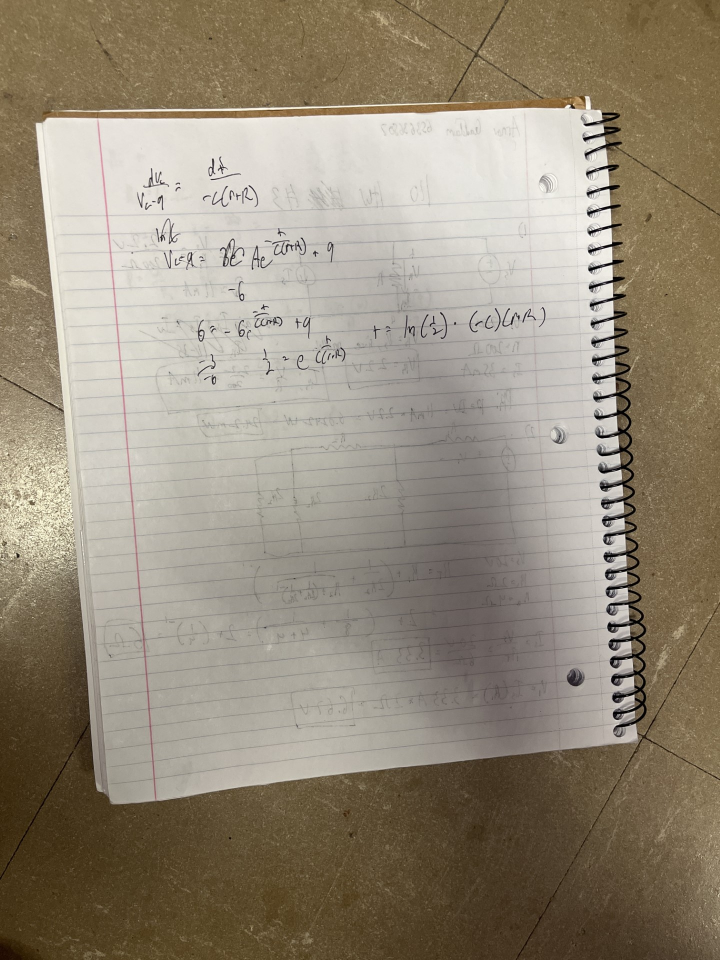
#> input picture notevault_api/test_image.jpg, 1440 x 1920 px (shown at 1/2 size)
$ python -i preprocessors.py   (imports and definitions only)
#> lines starting #> are read from the running program, lines starting #| are printed output that depends on the picture
#> further down, picture is the input picture: shape (1920, 1440, 3); mean B, G, R 120.9, 138.3, 148.6
import math
import cv2
import numpy as np
from scipy import ndimage


class Resizer:
    """Resizes image.

    Params
    ------
    image   is the image to be resized
    height  is the height the resized image should have. Width is changed by similar ratio.

    Returns
    -------
    Resized image
    """
    def __init__(self, height = 1280, output_process = False):
        self._height = height
        self.output_process = output_process


    # [8 lines left out: function __call__, not called in this run]

class RotationCorrector:
    def __init__(self, output_process = False):
        self.output_process = output_process

    def __call__(self, image):
        img_before = image.copy()

        img_edges = cv2.Canny(img_before, 50, 150, apertureSize=3)
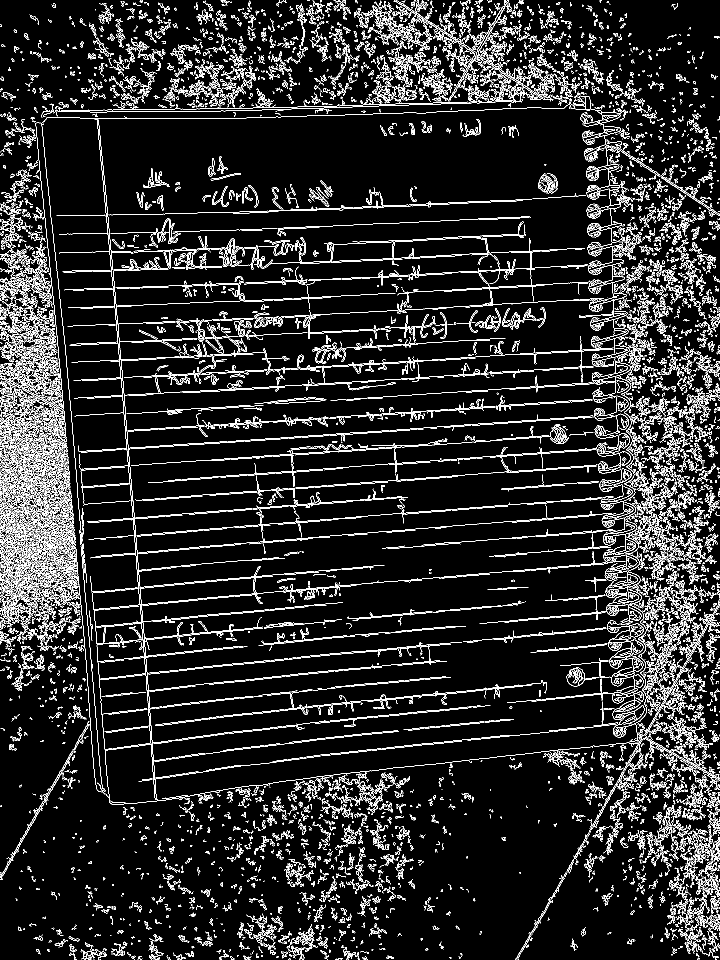
#> img_edges: shape (1920, 1440) (shown at 1/2 size); 9.7% white in thin lines or dots
        lines = cv2.HoughLinesP(
            img_edges,
            1,
            math.pi / 90.0,
            100,
            minLineLength = 100,
            maxLineGap = 5
        )
#> lines = 190 rows, first 6: [679, 833, 1188, 798], [220, 898, 448, 883], [415, 887, 714, 867], [592, 907, 756, 896], [662, 800, 876, 786], [716, 833, 838, 825]
        print("Number of lines found:", len(lines))
#| Number of lines found: 190

        def get_angle(line):
            x1, y1, x2, y2 = line[0]
            return math.degrees(math.atan2(y2 - y1, x2 - x1))

        median_angle = np.median(np.array([get_angle(line) for line in lines]))
#> median_angle = -5.55
        img_rotated = ndimage.rotate(
            img_before,
            median_angle,
            cval = 255,
            reshape = False
        )
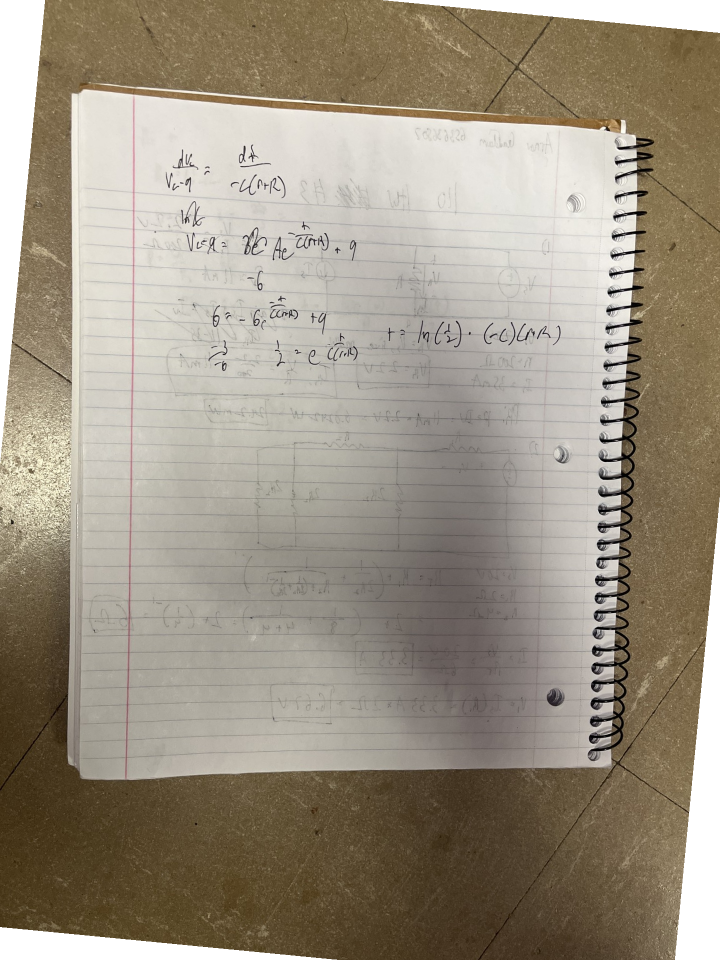
#> img_rotated: shape (1920, 1440, 3) (shown at 1/2 size); mean B, G, R 130.2, 146.2, 155.7

        # print("Angle is {}".format(median_angle))

        if self.output_process:
            cv2.imwrite('output/10. tab_extract rotated.jpg', img_rotated)

        return img_rotated


class FastDenoiser:
    """Denoises image by using the fastNlMeansDenoising method

    Params
    ------
    image       is the image to be Thresholded
    strength    the amount of denoising to apply

    Returns
    -------
    Denoised image
    """
    def __init__(self, strength = 7, output_process = False):
        self._strength = strength
        self.output_process = output_process


    # [4 lines left out: function __call__, not called in this run]

class Closer:
    # [20 lines left out: functions __init__, __call__, not called in this run]


class Opener:
    # [20 lines left out: functions __init__, __call__, not called in this run]

class EdgeDetector:
    def __init__(self, output_process = False):
        self.output_process = output_process


    # [4 lines left out: function __call__, not called in this run]


class OtsuThresholder:
    """Thresholds image by using the otsu method

    Params
    ------
    image   is the image to be Thresholded

    Returns
    -------
    Thresholded image
    """
    # [12 lines left out: functions __init__, __call__, not called in this run]

>>> import cv2
>>> picture = cv2.imread('../test_image.jpg')
>>> result = RotationCorrector()(picture)

$ run again, on notevault_api/page.jpg
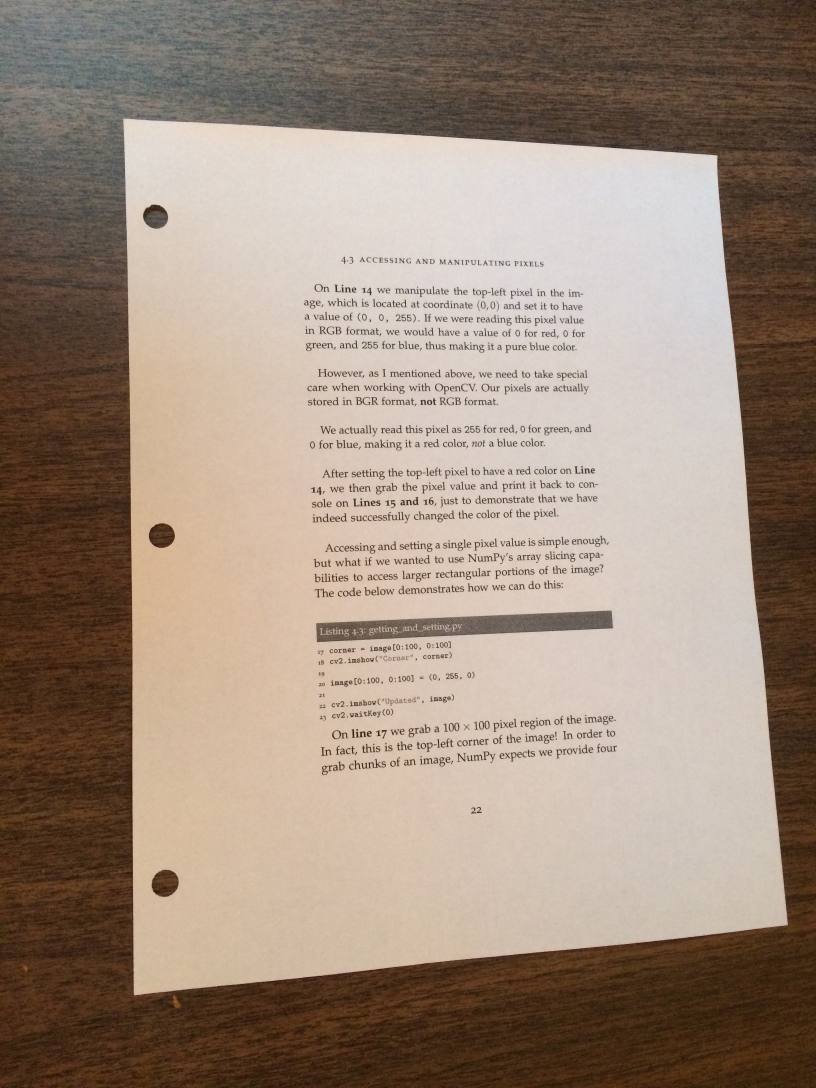
#> input picture notevault_api/page.jpg, 2448 x 3264 px (shown at 1/3 size)
#> picture is the input picture: shape (3264, 2448, 3); mean B, G, R 123.7, 138.6, 156.7
#> in __call__, `img_edges = cv2.Canny(img_before, 50, 150, apertureSize=3)`:
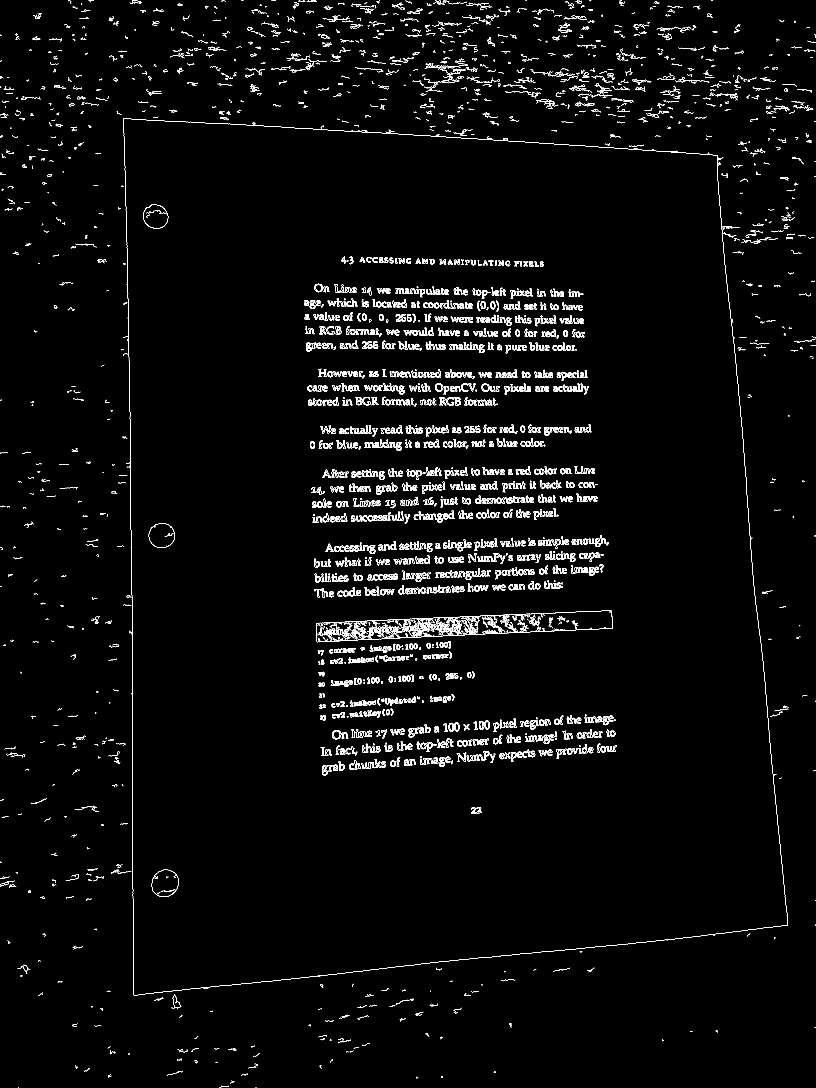
#> img_edges: shape (3264, 2448) (shown at 1/3 size); 1.9% white in thin lines or dots
#> lines = 34 rows, first 6: [397, 2522, 397, 2323], [686, 2955, 799, 2944], [1946, 451, 2075, 460], [502, 2974, 684, 2955], [1486, 1714, 1601, 1710], [1989, 2820, 2109, 2807]
#| Number of lines found: 34
#> median_angle = -2.22
#> in __call__, `img_rotated = ndimage.rotate( img_before, median_angle, cval = 255, re..`:
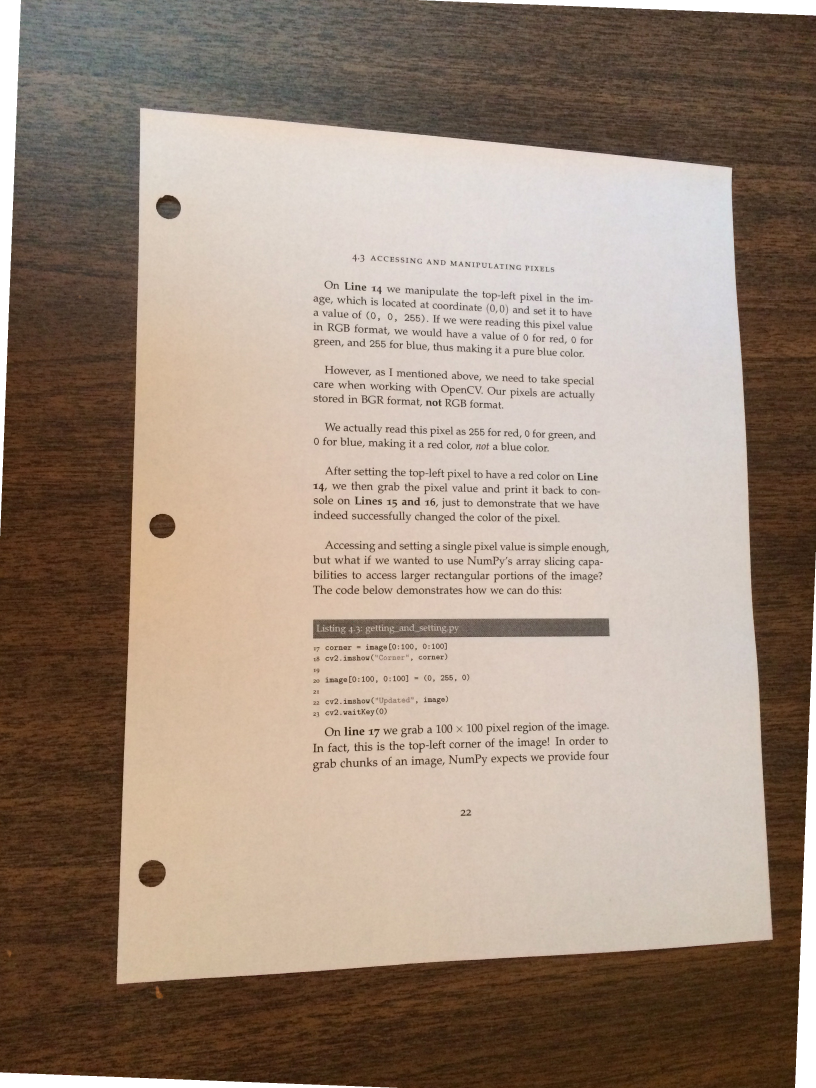
#> img_rotated: shape (3264, 2448, 3) (shown at 1/3 size); mean B, G, R 127.9, 142.5, 160.2

$ run again, on notevault_api/test_sideways.JPG
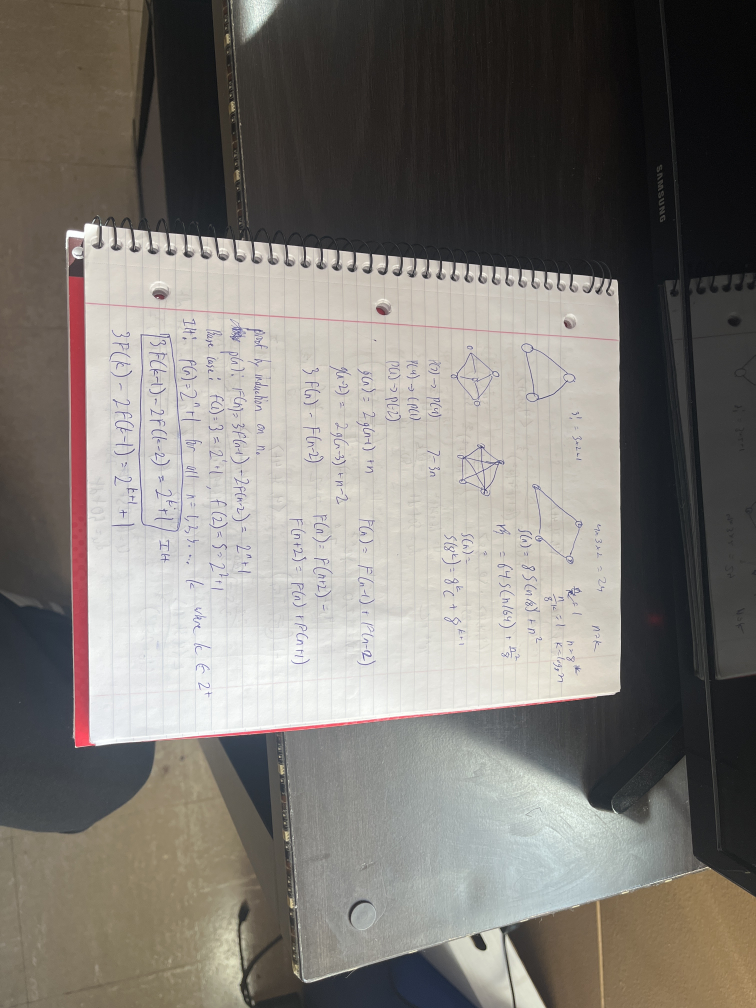
#> input picture notevault_api/test_sideways.JPG, 3024 x 4032 px (shown at 1/4 size)
#> picture is the input picture: shape (4032, 3024, 3); mean B, G, R 115.2, 120.5, 124.6
#> in __call__, `img_edges = cv2.Canny(img_before, 50, 150, apertureSize=3)`:
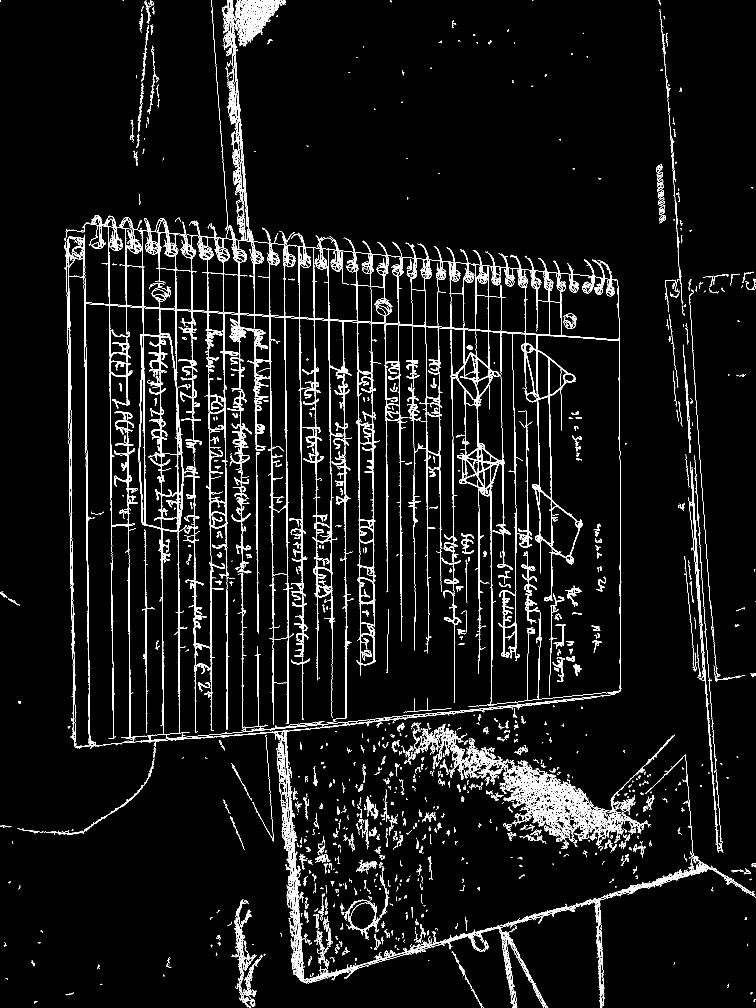
#> img_edges: shape (4032, 3024) (shown at 1/4 size); 3.2% white in thin lines or dots
#> lines = 333 rows, first 6: [955, 404, 963, 520], [2777, 1498, 2791, 1712], [971, 2912, 971, 2408], [1289, 3909, 1429, 3869], [1140, 3235, 1149, 3368], [882, 1248, 1010, 1256]
#| Number of lines found: 333
#> median_angle = -90
#> in __call__, `img_rotated = ndimage.rotate( img_before, median_angle, cval = 255, re..`:
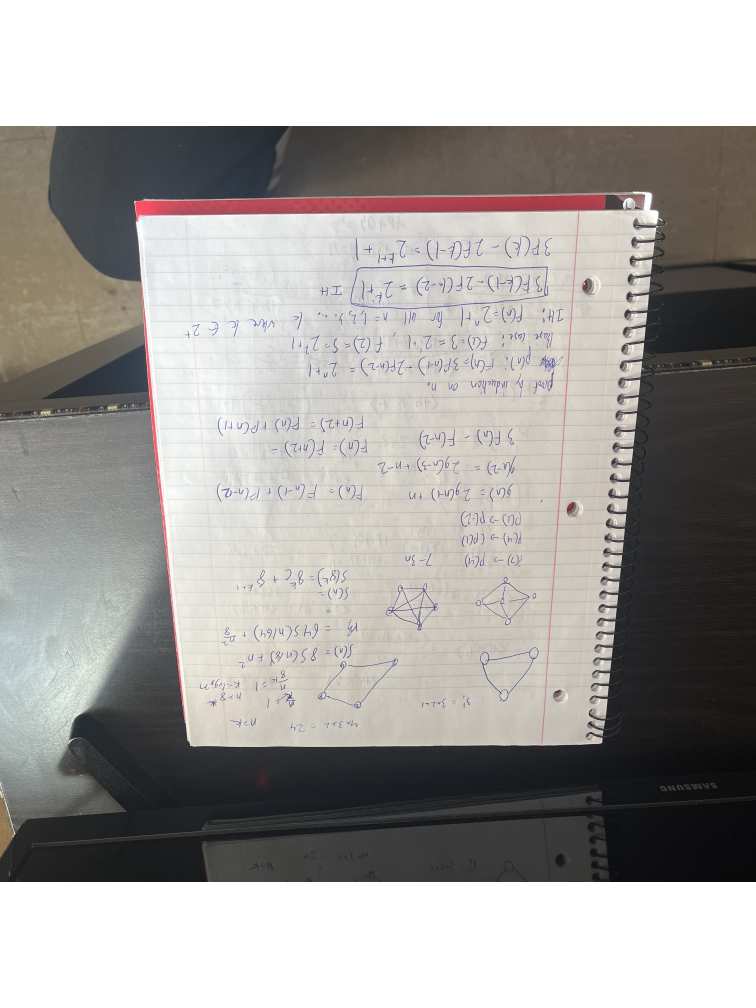
#> img_rotated: shape (4032, 3024, 3) (shown at 1/4 size); mean B, G, R 161, 163.6, 166.1
